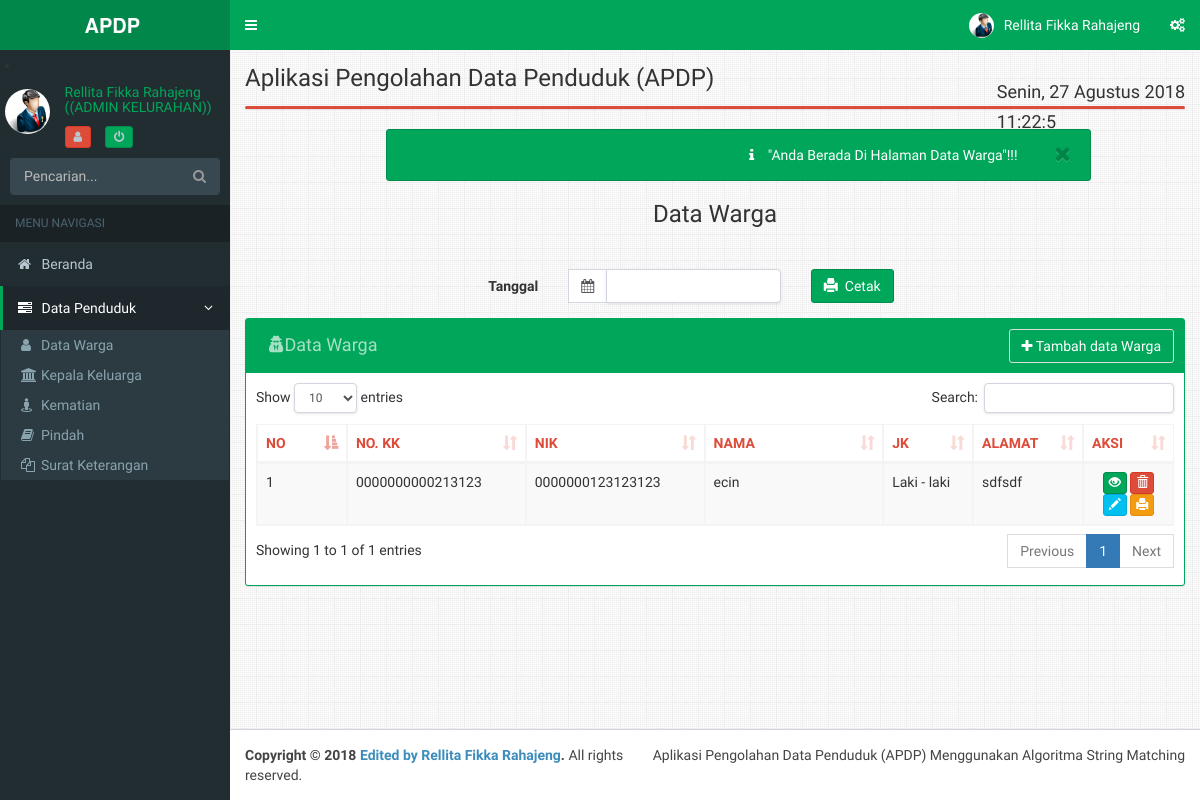
Before: /admin-kelurahan/?module=warga (signed in) with the older database file.
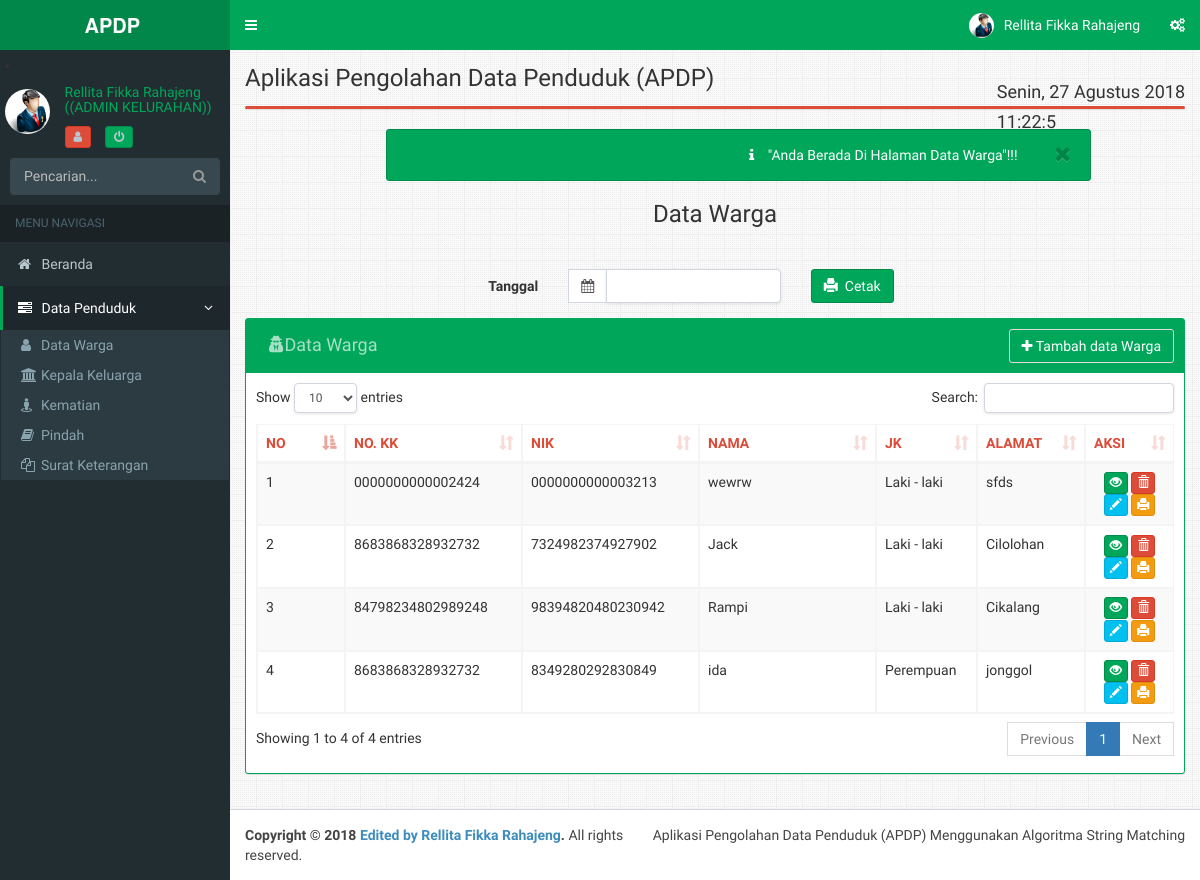
After: the same page with the newer database file.
### tables this page shows
CREATE TABLE IF NOT EXISTS `data_warga` (
  `id` varchar(11) NOT NULL,
  `nik` bigint(16) unsigned zerofill DEFAULT NULL,
  `nama` varchar(50) NOT NULL,
  `no_kk` bigint(16) unsigned zerofill DEFAULT NULL,
  `jk` varchar(20) NOT NULL,
  `tempat_lhr` varchar(50) NOT NULL,
  `tanggal_lhr` date NOT NULL,
  `gol_dar` varchar(3) NOT NULL,
  `kewarganegaraan` varchar(20) NOT NULL,
  `agama` varchar(20) NOT NULL,
  `pendidikan` varchar(20) NOT NULL,
  `pekerjaan` varchar(20) NOT NULL,
  `status_nikah` varchar(20) NOT NULL,
  `status_keluarga` varchar(20) NOT NULL,
  `nama_ayah` varchar(50) NOT NULL,
  `nama_ibu` varchar(50) NOT NULL,
  `alamat` text NOT NULL,
  `desa` varchar(20) NOT NULL,
  `rt` int(3) unsigned zerofill NOT NULL,
  `rw` int(3) unsigned zerofill NOT NULL
);

### admin-kelurahan/module/warga/warga.php (the view, shortened to what this page needs)
<?php
$aksi="module/warga/warga_aksi.php";
switch($_GET[aksi]){
default:
?>
<div style="margin-right:10%;margin-left:15%" class="alert alert-success alert-dismissable">
<button type="button" class="btn btn-primary close" data-dismiss="alert" aria-hidden="true">&nbsp;<i class="fa fa-close "></i>&nbsp;</button>
<p>&nbsp;&nbsp;&nbsp;&nbsp;&nbsp;&nbsp;&nbsp;&nbsp;&nbsp;&nbsp;&nbsp;&nbsp;&nbsp;&nbsp;&nbsp;&nbsp;&nbsp;&nbsp;&nbsp;&nbsp;&nbsp;
<i class="icon fa fa-info"></i>
"Anda Berada Di Halaman Data Warga"!!!</center>
</p>
</div>
<div class="text-center">
<h3>Data Warga</h3><hr/></div>
<form class="form-horizontal" action="module/laporan/cetak_data_warga.php" method="post">
  <div class="form-group">
    <label class="col-sm-4 control-label">Tanggal</label>
    <div class="col-sm-3">
    <div class="input-group">
  <div class="input-group-addon">
	<i class="fa fa-calendar"></i>
  </div>
  <input type="text" name="tanggal" required="required" class="form-control pull-right" id="reservation"/>
</div>
</div>
<div class="col-sm-1">
<button type="submit"name="submit" onclick="this.form.target='_blank';return true;" class="btn btn-success"><i class="glyphicon glyphicon-print"></i>&nbsp; Cetak</button>
</div></div>
</form>
	<div class="box box-solid box-success">
		<div class="box-header">
		<h3 class="btn btn disabled box-title">
		<i class="fa  fa-user-secret"></i>Data Warga </h3>
		<a class="btn btn-default pull-right"href="?module=warga&aksi=tambah">
		<i class="fa  fa-plus"></i> Tambah data Warga</a>
		</div>
	<div class="box-body">
	<table id="example1" class="table table-bordered table-striped">
<thead>
	<tr class="text-red">
		<th class="col-sm-1">NO</th>
		<th class="col-sm-2">NO. KK</th>
		<th class="col-sm-2">NIK</th>
		<th class="col-sm-2">NAMA</th>
		<th class="col-sm-1">JK</th>
		<th class="col-sm-1">ALAMAT</th>
		<th class="col-sm-1">AKSI</th>
	</tr>
</thead>
<tbody>
<?php
$sql = "SELECT * FROM data_warga";
$no=1;
$tampil = mysql_query($sql);
while ($tampilkan = mysql_fetch_array($tampil)) {
$Kode = $tampilkan['id'];
?>
	<tr>
	<td><?php echo $no++; ?></td>
	<td><?php echo $tampilkan['no_kk']; ?></td>
	<td><?php echo $tampilkan['nik']; ?></td>
	<td><?php echo $tampilkan['nama']; ?></td>
	<td><?php echo $tampilkan['jk']; ?></td>
	<td><?php echo $tampilkan['alamat']; ?></td>
	<td align="center">
	<a class="btn btn-xs btn-success"data-toggle="tooltip" title="Lihat Data Warga <?php echo $tampilkan['id'];?>" href="?module=warga&aksi=detail_warga&id=<?php echo $tampilkan['id'];?>"><i class="glyphicon glyphicon-eye-open"></i></a>
	<a class="btn btn-xs btn-danger"data-toggle="tooltip" title="Hapus Data Warga??"href="<?php echo $aksi ?>?module=warga&aksi=hapus&id=<?php echo $tampilkan['id'];?>"  alt="Delete Data" onclick="return confirm('ANDA YAKIN AKAN MENGHAPUS DATA <?php echo $Kode; ?>	?')"> <i class="glyphicon glyphicon-trash"></i></a>
	<a class="btn btn-xs btn-info" data-toggle="tooltip" title="Edit Data Warga??"href="?module=warga&aksi=edit&id=<?php echo $tampilkan['id'];?>" alt="Edit Data"><i class="glyphicon glyphicon-pencil"></i></a>
	<a class="btn btn-xs btn-warning" data-toggle="tooltip" title="Cetak Data Warga??"href="module/laporan/data_warga.php?module=laporan&aksi=edit&id=<?php echo $tampilkan['id'];?>" alt="Cetak Data"><i class="glyphicon glyphicon-print"></i></a>
		</td>
	<?php
	}
	?>
	</tr>
			</tbody>
		</table>
	</div>
</div>
<?php
break;
?>
<?php
}
?>

### admin-kelurahan/index.php (shortened to what this page needs)
<!DOCTYPE html>
<html>
  <head>
    <link href="../aset/plugins/daterangepicker/daterangepicker-bs3.css" rel="stylesheet" type="text/css" />
    <link href="../aset/plugins/iCheck/all.css" rel="stylesheet" type="text/css" />
    <link href="../aset/plugins/colorpicker/bootstrap-colorpicker.min.css" rel="stylesheet"/>
    <link href="../aset/plugins/timepicker/bootstrap-timepicker.min.css" rel="stylesheet"/>
    <link href="../aset/dist/css/skins/_all-skins.min.css" rel="stylesheet" type="text/css" />
    <link href="../aset/plugins/iCheck/all.css" rel="stylesheet" type="text/css" />
    <link href="../aset/bootstrap/css/bootstrap.min.css" rel="stylesheet" type="text/css" />
    <link href="https://maxcdn.bootstrapcdn.com/font-awesome/4.3.0/css/font-awesome.min.css" rel="stylesheet" type="text/css" />
    <link href="https://code.ionicframework.com/ionicons/2.0.1/css/ionicons.min.css" rel="stylesheet" type="text/css" />
    <link href="../aset/plugins/datatables/dataTables.bootstrap.css" rel="stylesheet" type="text/css" />
    <link href="../aset/dist/css/AdminLTE.min.css" rel="stylesheet" type="text/css" />
    <link href="../aset/dist/css/skins/_all-skins.min.css" rel="stylesheet" type="text/css" />
  </head>
  <body class="skin-green sidebar-mini fixed">
    <div class="wrapper">
      <header class="main-header">
        <a href="" class="logo">
          <span class="logo-lg"><b>APDP&nbsp;</b> </span>
        </a>
        <nav class="navbar navbar-static-top" role="navigation">
          <a href="#" class="sidebar-toggle" data-toggle="offcanvas" role="button">
          </a>
          <div class="navbar-custom-menu">
            <ul class="nav navbar-nav">
				<li class="dropdown user user-menu">
				<a href="#" class="dropdown-toggle" data-toggle="dropdown">
                  <img src="../aset/dist/img/admin.jpg" class="user-image" alt="User Image"/>
                  <span class="hidden-xs">
				  <?php
				   echo $_SESSION['nama'];
				  ?>
				  </span>
                </a>
              </li>
			  <li>
            <a href="#" data-toggle="control-sidebar"><i class="fa fa-gears"></i></a>
          </li>
            </ul>
          </div>
        </nav>
      </header>
      <aside class="main-sidebar">
        <section class="sidebar">
         <li style="margin:2%;">
			<table>
			<tr>
			<td rowspan="3"><img src="../aset/dist/img/admin.jpg"style="margin-right:15px;width:45px;height:45px;" class="img-circle" alt="User Image" /></td>
			<th><h5 class="text-green"> <?php echo $_SESSION['nama']; ?><p>((ADMIN KELURAHAN))</p></h5>
			</th>
			<tr>
			<td><i class="text-green">
				<a href="index.php?module=edit_user&id_user=<?php echo $_SESSION['id'];?>" class="btn btn-xs btn-danger ">&nbsp;<i class="fa fa-user"></i>&nbsp;</a>
				<a href="../logout.php" class="btn btn-xs btn-success ">&nbsp;<i class="fa fa-power-off"></i>&nbsp;</a>&nbsp;&nbsp;
			</td>
			</tr>
			</tr>
			</table>
			</li>
          <form action="#" method="get" class="sidebar-form">
            <div class="input-group">
              <input type="text" name="q" class="form-control" placeholder="Pencarian..."/>
              <span class="input-group-btn">
                <button type='submit' name='search' id='search-btn' class="btn btn-flat"><i class="fa fa-search"></i></button>
              </span>
            </div>
          </form>
<ul class="sidebar-menu">
            <li class="header">MENU NAVIGASI</li>
			<li><a href="?module=home"><i class="fa fa-home"></i> <span>Beranda</span></a></li>
			<li class="active treeview">
			 <a href="#">
                <i class="fa fa-tasks"></i> <span>Data Penduduk</span> <i class="fa fa-angle-left pull-right"></i>
              </a>
<ul class="treeview-menu">
				<li><a href='?module=warga' ><i class="fa fa-user"></i><span>Data Warga</span></a></li>
				<li><a href='?module=kk' ><i class="fa fa-institution"></i><span>Kepala Keluarga</span></a></li>
				<li><a href='?module=kematian' ><i class="fa fa-street-view"></i><span>Kematian</span></a></li>
				<li><a href='?module=pindah' ><i class="fa fa-book"></i><span>Pindah</span></a></li>
				<li><a href='?module=surat_keterangan'><i class="fa fa-files-o"></i><span>Surat Keterangan</span></a></li>
</ul>
</ul>
        </section>
      </aside>
      <div style="background:url(../images/0.png)repeat;" class="content-wrapper">
        <section  class="content-header">
          <h1> Aplikasi Pengolahan Data Penduduk (APDP)
          </h1>
          <ol class="breadcrumb">
		  <div>
           <li width="200"><div class="Tanggal"><h4><script language="JavaScript">document.write(tanggallengkap);</script></li>
            <li align="left" width="620"> <h4><div id="output" class="jam" ></li>
          </ol>
        </section>
        <section  class="content">
<div class="box box-danger">
</div>
	<?php include "isi.php";?>
        </section>
      </div>
      <footer class="main-footer">
        <div class="pull-right hidden-xs">
          Aplikasi Pengolahan Data Penduduk (APDP) Menggunakan Algoritma String Matching
        </div>
        <strong>Copyright &copy; 2018 <a href="#">Edited by Rellita Fikka Rahajeng</a>.</strong> All rights reserved.
      </footer>
</div>
  </body>
</html>

### admin-kelurahan/isi.php (shortened to what this page needs)
<?php
if ($_GET['module'] == "home") {
	include "module/home.php";
}
else if ($_GET['module'] == "warga") {
	include "module/warga/warga.php";
}
?>

Changed rows visible on the page:
removed data_warga: no_kk "0000000000213123", nik "0000000123123123", nama "ecin", jk "Laki - laki", alamat "sdfsdf"
added data_warga: no_kk "0000000000002424", nik "0000000000003213", nama "wewrw", jk "Laki - laki", alamat "sfds"
added data_warga: no_kk "8683868328932732", nik "7324982374927902", nama "Jack", jk "Laki - laki", alamat "Cilolohan"
added data_warga: no_kk "84798234802989248", nik "98394820480230942", nama "Rampi", jk "Laki - laki", alamat "Cikalang"
added data_warga: no_kk "8683868328932732", nik "8349280292830849", nama "ida", jk "Perempuan", alamat "jonggol"
Other visible differences:
text written by a page script: "Show entries Search: Showing 1 to 1 of 1 entries Previous 1 Next" → "Show entries Search: Showing 1 to 4 of 4 entries Previous 1 Next"
